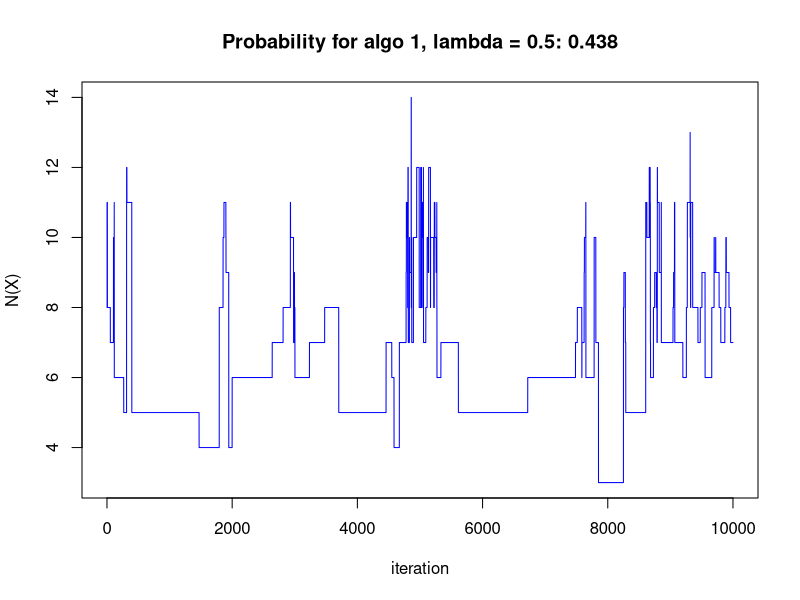
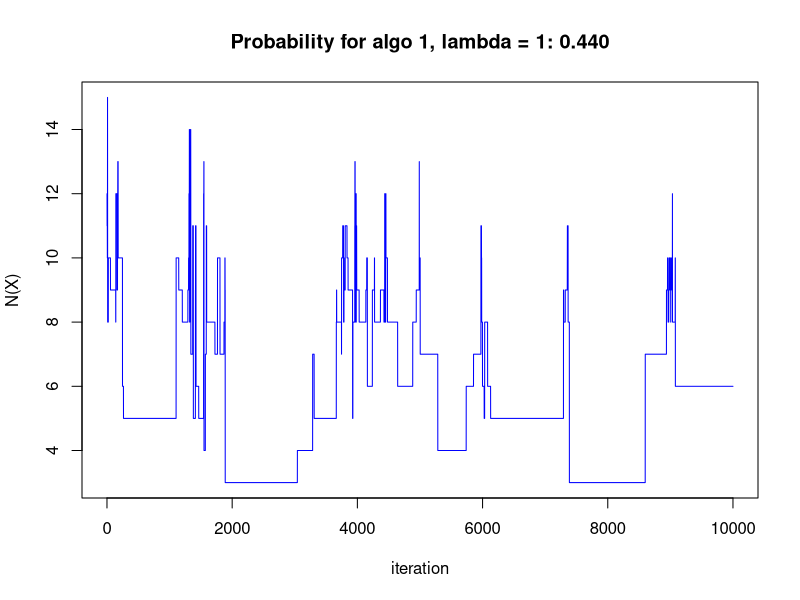
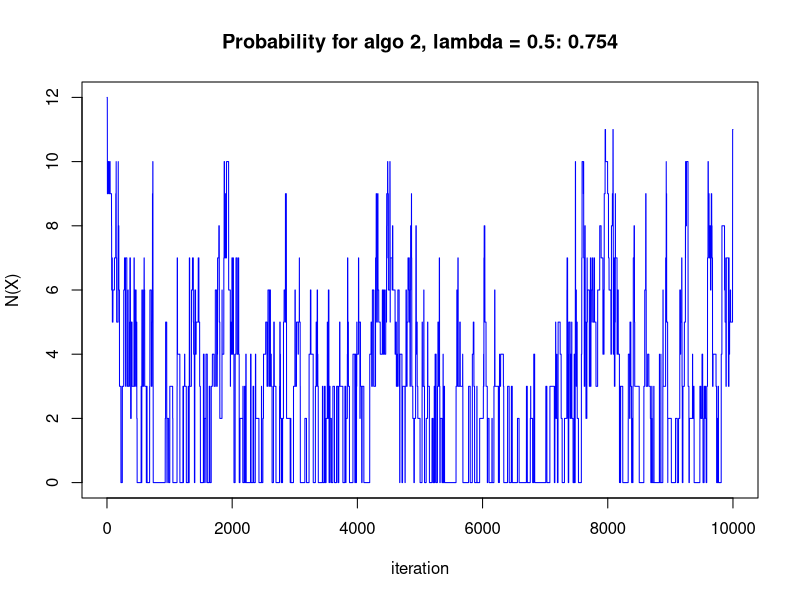
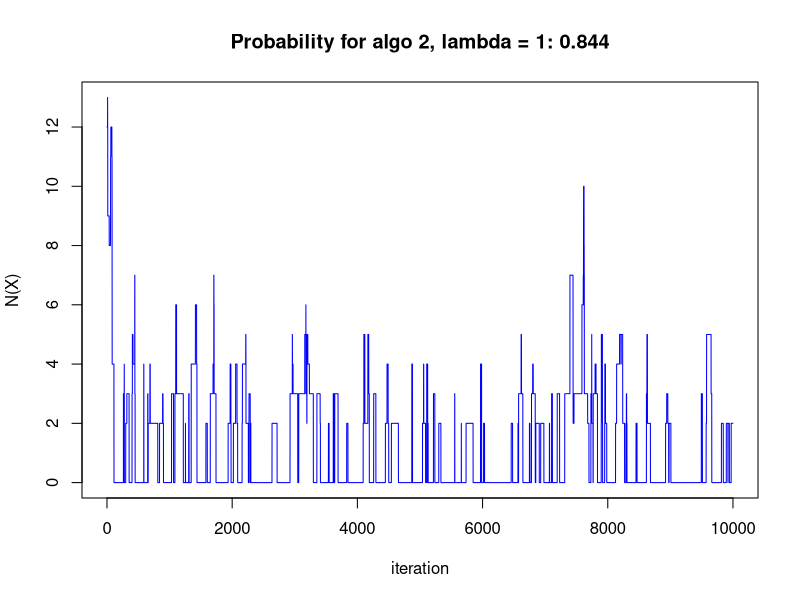
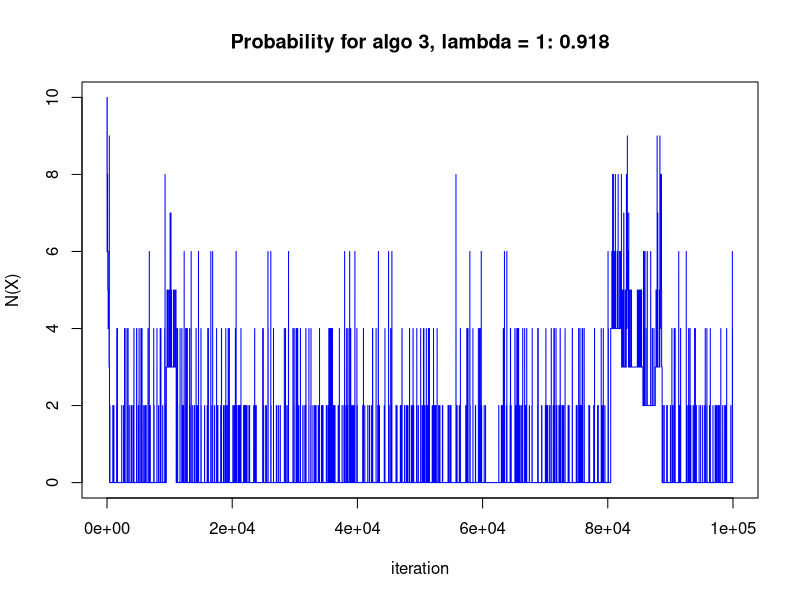

The R source for these figures, in order:
## * Compute neighboring matrix
M1_base <- cbind(diag(3), rep(0, 3)) + cbind(rep(0, 3), -diag(3))
M1 <- rbind(
  cbind(M1_base, matrix(0, 3, 12)),
  cbind(matrix(0, 3, 4), M1_base, matrix(0, 3, 8)),
  cbind(matrix(0, 3, 8), M1_base, matrix(0, 3, 4)),
  cbind(matrix(0, 3, 12), M1_base))
M2_base <- cbind(diag(4), -diag(4))
M2 <- rbind(
  cbind(M2_base, matrix(0, 4, 8)),
  cbind(matrix(0, 4, 4), M2_base, matrix(0, 4, 4)),
  cbind(matrix(0, 4, 8), M2_base))
M <- rbind(M1, M2)

D <- function(V) {
  X <- matrix(V, 4, 4)
  sum(abs(diff(X, 1, 1))) + sum(abs(diff(t(X), 1, 1)))
}

## test
V1 <- c(1, 0, 0, 0, 0, 0, 0, 0, 0, 0, 0, 0, 0, 0, 0, 0)
print(sprintf("For example 1, D(X) = %i", sum(abs(M %*% V1))))
V2 <- c(1, 0, 0, 0, 1, 1, 0, 0, 0, 0, 0, 0, 0, 0, 0, 0)
print(sprintf("For example 2, D(X) = %i", sum(abs(M %*% V2))))

## * Metropolis-Hastings algorithm
metropolis <- function(true_dens, prop_func,
                       X_init, sample_size, lambda) {
  X <- X_init
  samples <- matrix(NA, sample_size, length(X_init))
  accept_rate <- rep(0, sample_size)
  for (i in 1:sample_size) {
    X_new <- prop_func(X)
    alpha <- min(1, true_dens(X_new, lambda) / true_dens(X, lambda))
    U <- runif(1)
    if (U < alpha) {
      samples[i, ] <- X_new
      X <- X_new
      accept_rate[i] <- 1
    } else {
      samples[i, ] <- X
    }
  }
  return(list(samples = samples, accept_rate = accept_rate))
}

true_dens <- function(V, lambda) {
  N_X <- sum(V)
  D_X <- D(V) #sum(abs(M %*% V))
  0.8^N_X * 0.2^(16 - N_X) * exp(-lambda * D_X)
}

diag_all_one <- function(V) {
  X <- matrix(V, 4, 4)
  all(diag(X) == 1)
}

## * MH1
prop_func1 <- function(X) {
  rbinom(16, 1, 0.5)
}

V <- matrix(rbinom(16, 1, 0.5), 4, 4)
sample_size <- 10000
result <- metropolis(true_dens, prop_func1, V, sample_size, 0.5)
samples <- result$samples
plot(1:sample_size, apply(samples, 1, D),
  type = "l", col = "blue", xlab = "iteration", ylab = "N(X)",
  main = sprintf("Probability for algo 1, lambda = 0.5: %.3f",
    mean(apply(samples, 1, diag_all_one))))

result <- metropolis(true_dens, prop_func1, V, sample_size, 0.5)
samples <- result$samples
plot(1:sample_size, apply(samples, 1, D),
  type = "l", col = "blue", xlab = "iteration", ylab = "N(X)",
  main = sprintf("Probability for algo 1, lambda = 1: %.3f",
    mean(apply(samples, 1, diag_all_one))))

## * MH2
prop_func2 <- function(X) {
  idx <- sample(16, 1, replace = TRUE, prob = rep(1 / 16, 16))
  X[idx] <- rbinom(1, 1, 0.5)
  return(X)
}

result <- metropolis(true_dens, prop_func2, V, sample_size, 0.5)
samples <- result$samples
plot(1:sample_size, apply(samples, 1, D),
  type = "l", col = "blue", xlab = "iteration", ylab = "N(X)",
  main = sprintf("Probability for algo 2, lambda = 0.5: %.3f",
    mean(apply(samples, 1, diag_all_one))))

result <- metropolis(true_dens, prop_func2, V, sample_size, 1)
samples <- result$samples
plot(1:sample_size, apply(samples, 1, D),
  type = "l", col = "blue", xlab = "iteration", ylab = "N(X)",
  main = sprintf("Probability for algo 2, lambda = 1: %.3f",
    mean(apply(samples, 1, diag_all_one))))

## * MH3
sample_size <- 100000
lambda <- 1
V <- V2
X <- matrix(V, 4, 4)
samples <- matrix(NA, sample_size, length(V))
for (i in 1:sample_size) {
  ## diagonal
  X.star <- X
  diag(X.star) <- rbinom(4, 1, 0.5)
  alpha <- min(1, true_dens(c(X.star), lambda) / true_dens(c(X), lambda))
  U <- runif(1)
  if (U < alpha) {
    samples[i, ] <- c(X.star)
    X <- X.star
  } else {
    samples[i, ] <- c(X)
  }
  ## off-diagonal
  X.star <- X
  X.star[col(X.star) != row(X.star)] <- rbinom(12, 1, 0.5)
  alpha <- min(1, true_dens(c(X.star), lambda) / true_dens(c(X), lambda))
  U <- runif(1)
  if (U < alpha) {
    samples[i, ] <- c(X.star)
    X <- X.star
  } else {
    samples[i, ] <- c(X)
  }
}

plot(1:sample_size, apply(samples, 1, D),
  type = "l", col = "blue", xlab = "iteration", ylab = "N(X)",
  main = sprintf(
    "Probability for algo 3, lambda = 1: %.3f",
    mean(apply(samples, 1, diag_all_one))))
